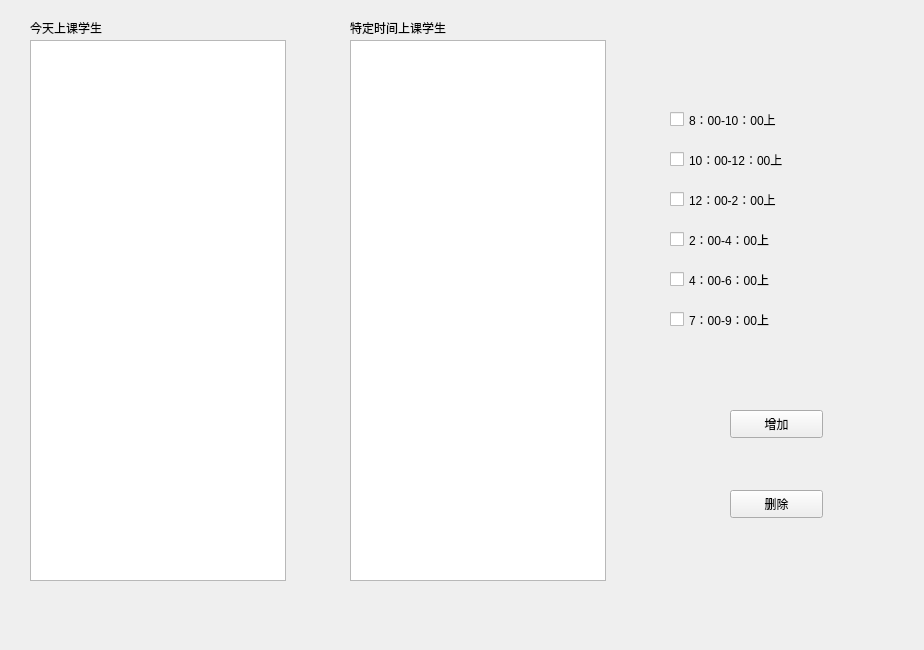
<?xml version="1.0" encoding="UTF-8"?>
<ui version="4.0">
 <class>zhiding</class>
 <widget class="QWidget" name="zhiding">
  <property name="geometry">
   <rect>
    <x>0</x>
    <y>0</y>
    <width>924</width>
    <height>650</height>
   </rect>
  </property>
  <property name="windowTitle">
   <string>Form</string>
  </property>
  <widget class="QTableView" name="tableView">
   <property name="geometry">
    <rect>
     <x>30</x>
     <y>40</y>
     <width>256</width>
     <height>541</height>
    </rect>
   </property>
  </widget>
  <widget class="QTableView" name="tableView_2">
   <property name="geometry">
    <rect>
     <x>350</x>
     <y>40</y>
     <width>256</width>
     <height>541</height>
    </rect>
   </property>
  </widget>
  <widget class="QLabel" name="label">
   <property name="geometry">
    <rect>
     <x>30</x>
     <y>20</y>
     <width>101</width>
     <height>16</height>
    </rect>
   </property>
   <property name="text">
    <string>今天上课学生</string>
   </property>
  </widget>
  <widget class="QLabel" name="label_2">
   <property name="geometry">
    <rect>
     <x>350</x>
     <y>20</y>
     <width>121</width>
     <height>16</height>
    </rect>
   </property>
   <property name="text">
    <string>特定时间上课学生</string>
   </property>
  </widget>
  <widget class="QPushButton" name="pushButton">
   <property name="geometry">
    <rect>
     <x>730</x>
     <y>410</y>
     <width>93</width>
     <height>28</height>
    </rect>
   </property>
   <property name="text">
    <string>增加</string>
   </property>
  </widget>
  <widget class="QPushButton" name="pushButton_2">
   <property name="geometry">
    <rect>
     <x>730</x>
     <y>490</y>
     <width>93</width>
     <height>28</height>
    </rect>
   </property>
   <property name="text">
    <string>删除</string>
   </property>
  </widget>
  <widget class="QCheckBox" name="checkBox_6">
   <property name="geometry">
    <rect>
     <x>670</x>
     <y>110</y>
     <width>161</width>
     <height>19</height>
    </rect>
   </property>
   <property name="text">
    <string>8：00-10：00上</string>
   </property>
  </widget>
  <widget class="QCheckBox" name="checkBox_7">
   <property name="geometry">
    <rect>
     <x>670</x>
     <y>150</y>
     <width>161</width>
     <height>19</height>
    </rect>
   </property>
   <property name="text">
    <string>10：00-12：00上</string>
   </property>
  </widget>
  <widget class="QCheckBox" name="checkBox_8">
   <property name="geometry">
    <rect>
     <x>670</x>
     <y>190</y>
     <width>161</width>
     <height>19</height>
    </rect>
   </property>
   <property name="text">
    <string>12：00-2：00上</string>
   </property>
  </widget>
  <widget class="QCheckBox" name="checkBox_9">
   <property name="geometry">
    <rect>
     <x>670</x>
     <y>270</y>
     <width>161</width>
     <height>19</height>
    </rect>
   </property>
   <property name="text">
    <string>4：00-6：00上</string>
   </property>
  </widget>
  <widget class="QCheckBox" name="checkBox_10">
   <property name="geometry">
    <rect>
     <x>670</x>
     <y>310</y>
     <width>161</width>
     <height>19</height>
    </rect>
   </property>
   <property name="text">
    <string>7：00-9：00上</string>
   </property>
  </widget>
  <widget class="QCheckBox" name="checkBox_11">
   <property name="geometry">
    <rect>
     <x>670</x>
     <y>230</y>
     <width>161</width>
     <height>19</height>
    </rect>
   </property>
   <property name="text">
    <string>2：00-4：00上</string>
   </property>
  </widget>
 </widget>
 <resources/>
 <connections/>
</ui>
